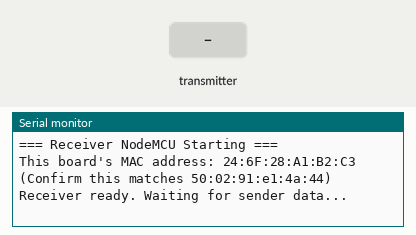
Simulated run of this sketch. Board: ESP8266 (NodeMCU). On the bench: the last lines printed to the serial monitor. The inputs (shaded band) are chosen by the test bench.

Above: at 1.7 s.
1.8 s: the transmitter starts sending senderId = 0
At 2.11 s:
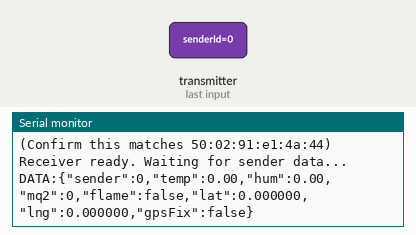
3.8 s: the transmitter starts sending flameDetected = 1
At 4.11 s:
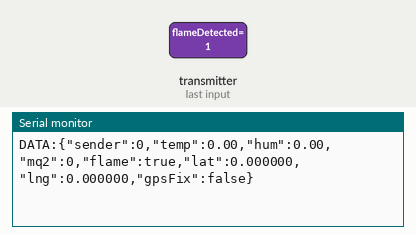
5.8 s: the transmitter starts sending gpsFix = 1
At 6.11 s:
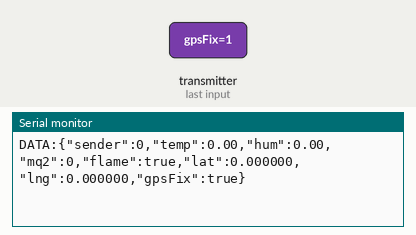
7.8 s: the transmitter starts sending flameDetected = 0
At 8.11 s:
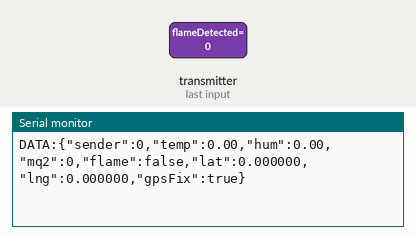
9.8 s: the transmitter starts sending temperature = 25
At 10.11 s:
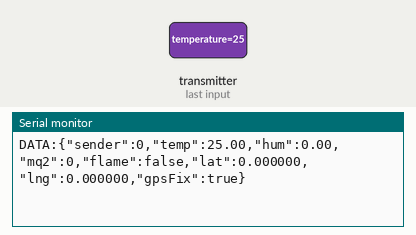
11.3 s: the transmitter starts sending humidity = 25
At 11.61 s:
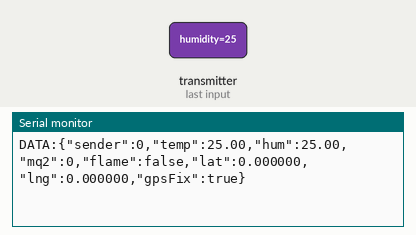

The sketch:

receiver_scode.ino
```cpp
/*
  ============================================================
  RECEIVER NODE MCU CODE - ESP-NOW Receiver + Serial Bridge
  ============================================================
  Project   : Fire Detection and Environmental Monitoring System
  Board     : NodeMCU ESP8266 (Receiver)
  This board's MAC address should be: 50:02:91:e1:4a:44

  ROLE OF THIS BOARD:
  - Receives sensor data packets from BOTH sender NodeMCUs via
    ESP-NOW (senders are identified by the "senderId" field: 1 or 2).
  - Forwards each received packet as a JSON line over USB Serial
    to a Raspberry Pi 4, which will then push the data to Firebase
    and handle ntfy.sh fire notifications.

  CONNECTION TO RASPBERRY PI:
  - Connect this NodeMCU to the Raspberry Pi using a USB cable
    (same one used for programming).
  - On the Raspberry Pi, read the data using pyserial, e.g.:
      import serial
      ser = serial.Serial('/dev/ttyUSB0', 115200)
      line = ser.readline().decode().strip()
      if line.startswith("DATA:"):
          json_str = line[5:]
          # json.loads(json_str) to parse it

  Required libraries: none beyond the ESP8266 core (ESP8266WiFi,
  espnow) — no sensor libraries are needed on this board.
  ============================================================
*/

#include <ESP8266WiFi.h>
#include <espnow.h>

// ---------------- Data Packet Structure ----------------
// This MUST exactly match the struct used on both sender boards.
typedef struct struct_message {
  uint8_t senderId;
  float   temperature;
  float   humidity;
  int     mq2Value;
  bool    flameDetected;
  float   latitude;
  float   longitude;
  bool    gpsFix;
} struct_message;

struct_message incomingData;

// ---------------- ESP-NOW Receive Callback ----------------
// This function runs automatically whenever a packet arrives
// from either sender board.
void onDataRecv(uint8_t *mac, uint8_t *incomingBytes, uint8_t len) {
  if (len != sizeof(incomingData)) {
    Serial.println("Warning: received packet size mismatch, ignoring.");
    return;
  }

  memcpy(&incomingData, incomingBytes, sizeof(incomingData));
  forwardToRaspberryPi(incomingData);
}

void setup() {
  Serial.begin(115200);
  delay(500);

  WiFi.mode(WIFI_STA);
  WiFi.disconnect(); // Not connecting to any router, ESP-NOW only

  Serial.println();
  Serial.println("=== Receiver NodeMCU Starting ===");
  Serial.print("This board's MAC address: ");
  Serial.println(WiFi.macAddress());
  Serial.println("(Confirm this matches 50:02:91:e1:4a:44)");

  if (esp_now_init() != 0) {
    Serial.println("ESP-NOW init failed. Restarting...");
    ESP.restart();
    return;
  }

  esp_now_set_self_role(ESP_NOW_ROLE_SLAVE);
  esp_now_register_recv_cb(onDataRecv);

  Serial.println("Receiver ready. Waiting for sender data...");
  Serial.println();
}

void loop() {
  // Nothing needed here — all handling happens in onDataRecv()
}

// ---------------- Forward Data to Raspberry Pi ----------------
// Builds a compact JSON line and sends it over USB Serial.
// The "DATA:" prefix lets the Raspberry Pi script easily separate
// actual sensor data from any other debug text.
void forwardToRaspberryPi(struct_message &data) {
  String json = "{";
  json += "\"sender\":" + String(data.senderId) + ",";
  json += "\"temp\":" + String(data.temperature, 2) + ",";
  json += "\"hum\":" + String(data.humidity, 2) + ",";
  json += "\"mq2\":" + String(data.mq2Value) + ",";
  json += "\"flame\":" + String(data.flameDetected ? "true" : "false") + ",";
  json += "\"lat\":" + String(data.latitude, 6) + ",";
  json += "\"lng\":" + String(data.longitude, 6) + ",";
  json += "\"gpsFix\":" + String(data.gpsFix ? "true" : "false");
  json += "}";

  Serial.println("DATA:" + json);
}
```

Measured:
- after the input at 1.8 s, the serial monitor: prints a new line at once (image 1)
- after the input at 3.8 s, the serial monitor: prints a new line at once (image 2)
- after the input at 5.8 s, the serial monitor: prints a new line at once (image 3)
- after the input at 7.8 s, the serial monitor: prints a new line at once (image 4)
- after the input at 9.8 s, the serial monitor: prints a new line at once (image 5)
- after the input at 11.3 s, the serial monitor: prints a new line at once (image 6)
